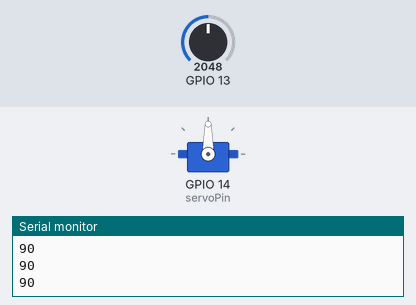
The sketch below on a simulated ESP32. On the bench: servo, the last lines printed to the serial monitor. The test bench sets the inputs (shaded band); at power-on: GPIO 13 = 2048.

Above: at 1.2 s.
1.3 s: GPIO 13 set to 2866
At 2.2 s:
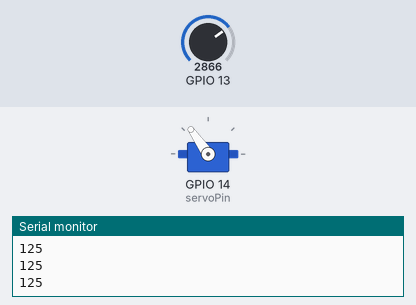
2.8 s: GPIO 13 set to 3603
At 3.5 s:
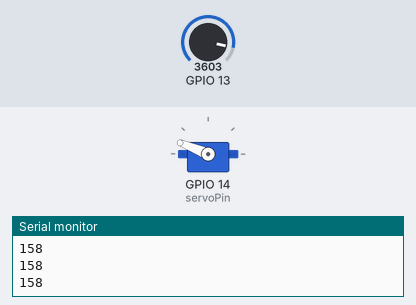
4.3 s: GPIO 13 set to 4095
At 4.8 s:
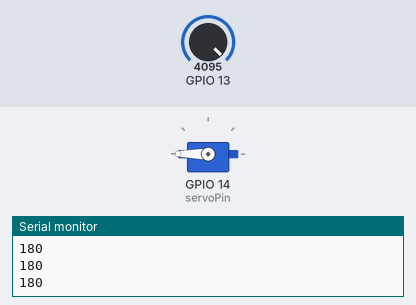
5.8 s: GPIO 13 set to 1228
At 6.2 s:
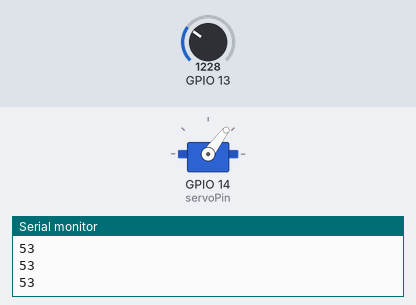
7.3 s: GPIO 13 set to 491
At 8.5 s:
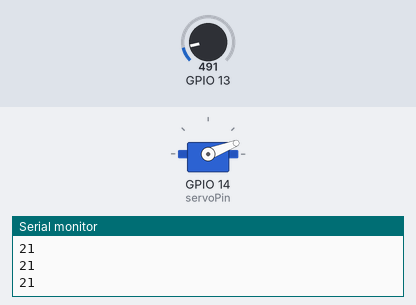
8.8 s: GPIO 13 set to 0
At 10.0 s:
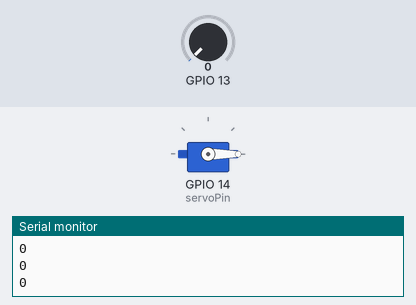
Timing chart, 0 to 11.3 s (numbered marks = the images above; inputs shaded):
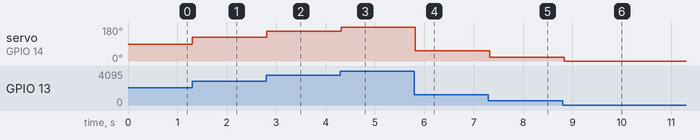

Measured:
- after the input at 1.3 s, servo on GPIO 14 (servoPin): 90° → 125° at once
- after the input at 2.8 s, servo on GPIO 14 (servoPin): 125° → 158° at once
- after the input at 4.3 s, servo on GPIO 14 (servoPin): 158° → 180° at once
- after the input at 5.8 s, servo on GPIO 14 (servoPin): 180° → 53° at once
- after the input at 7.3 s, servo on GPIO 14 (servoPin): 53° → 21° at once
- after the input at 8.8 s, servo on GPIO 14 (servoPin): 21° → 0° at once

The sketch:

hw4-1.ino
```cpp
#include <Servo.h>  //匯入函式庫
Servo myservo;  // 建立伺服馬達控制
const int servoPin = 14;  //用常態變數設定pin腳位，與之前define方式差不多
int pos = 0;

void setup() {
  Serial.begin(115200); //設定傳輸鮑率，跟電腦傳輸資料的頻率
  pinMode(13, INPUT); //設定腳位為輸入用

  ledcSetup(0, 5000, 8);   //頻率5000，頻道0，解析度8;
  ledcAttachPin(14, 0);  //將上述頻道0附加到ledPin腳位14上

   myservo.attach(servoPin);  // 將伺服馬達連接的GPIO pin連接伺服物件
}

void loop() {
  int input = analogRead(13);
  int input_map = map(input, 0, 4095, 0, 180);
  Serial.println(input_map);

  ledcWrite(0, input_map);  //頻道0

 /* for(pos = 0; pos < 360; pos++){ // 一度一度由 0 度旋轉到 180 度*/
        myservo.write(input_map); //Servo設定角度
      /* Serial.println(pos);*/
        delay(50);
/* }*/
}
```
